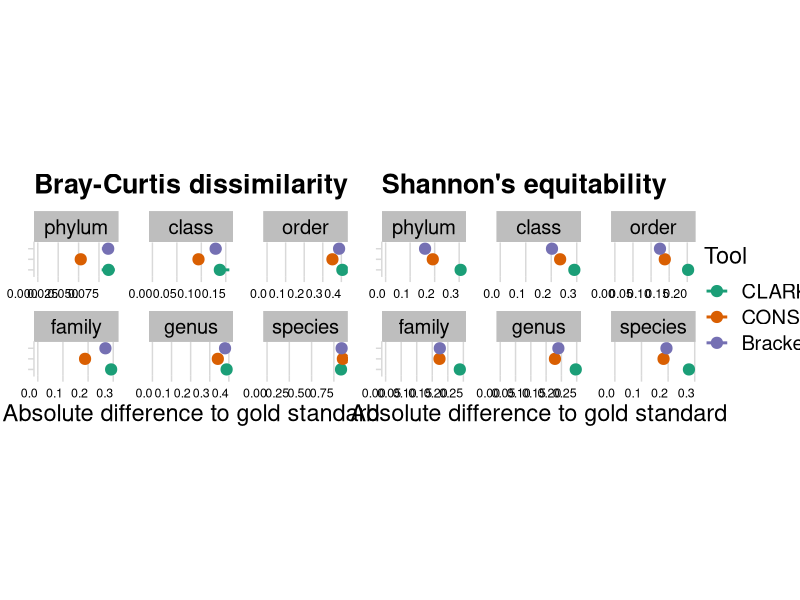

Here is the R script that generated this plot: (Note: this script raises an error after producing the figure.)
require(ggplot2)
require(readr)
require(cowplot)
require(dplyr)

pm <- read_tsv("../results/all_tools-profiling_evaluation-CAMI1_hc.tsv")
pm <- pm %>% filter(metric == "Bray-Curtis distance" | metric == "Shannon equitability")
pm <- pm %>% filter(rank != "superkingdom")  %>% filter(rank != "strain")
pm <- pm %>%
  group_by(sample, metric) %>%
  mutate(dvalue = abs(value - value[tool == "Gold standard"]))
pm <- pm %>% filter(tool != "Gold standard")
pm$rank <- factor(
  pm$rank,
  levels = c("phylum", "class", "order", "family", "genus", "species")
)
pm$tool <- factor(
  pm$tool,
  levels = c("CLARK", "CONSULT-II", "Bracken")
)
pm <- pm %>%
  group_by(rank, tool, metric) %>%
  summarise(lower = min(dvalue), upper = max(dvalue), p = mean(dvalue))

bc_plot <- ggplot(pm %>% filter(metric == "Bray-Curtis distance"), mapping = aes(x = p, y = tool, color = tool)) +
  geom_pointrange(size = 0.7, linewidth = 1, mapping = aes(xmin = lower, xmax = upper)) +
  facet_wrap(vars(rank), scales = "free_x") +
  xlim(0, NA) +
  theme_minimal_vgrid(font_size = 17) +
  labs(title = "Bray-Curtis dissimilarity", color = "Tool", y = "", x = "Absolute difference to gold standard") +
  scale_colour_brewer(palette = "Dark2") +
  theme(strip.background = element_rect(fill = "gray")) +
  theme(axis.text.y = element_blank(), axis.text.x = element_text(vjust = 0.5, hjust = 1, size=9)) +
  theme(aspect.ratio = 0.4, panel.spacing.x = unit(1.5, "lines")) +
  theme(plot.margin = unit(c(0, 0, 0, 0), "cm"))

se_plot <- ggplot(pm %>% filter(metric == "Shannon equitability"), mapping = aes(x = p, y = tool, color = tool)) +
  geom_pointrange(size =  0.7, linewidth = 1, mapping = aes(xmin = lower, xmax = upper)) +
  facet_wrap(vars(rank), scales = "free_x") +
  xlim(0, NA) +
  theme_minimal_vgrid(font_size = 17) +
  labs(title = "Shannon's equitability", color = "Tool", y = "", x = "Absolute difference to gold standard") +
  scale_colour_brewer(palette = "Dark2") +
  theme(strip.background = element_rect(fill = "gray")) +
  theme(axis.text.y = element_blank(), axis.text.x = element_text(vjust = 0.5, hjust = 1, size=9)) +
  theme(aspect.ratio = 0.4, panel.spacing.x = unit(1.5, "lines")) +
  theme(plot.margin = unit(c(0, 0, 0, 0), "mm"))

prow <- plot_grid(
  bc_plot + theme(legend.position = "none"),
  se_plot + theme(legend.position = "none"),
  ncol = 2,
  rel_heights = c(1, 1),
  vjust = 5,
  hjust = 5
)
legend <- get_legend(
  # create some space to the left of the legend
  se_plot + theme(legend.box.margin = margin(0, 0, 0, 12))
)
plot_grid(prow, legend, rel_widths = c(3, .45))

ggsave2("../figures/profiling_tool_comparison.pdf", width = 13.5, height = 4)
